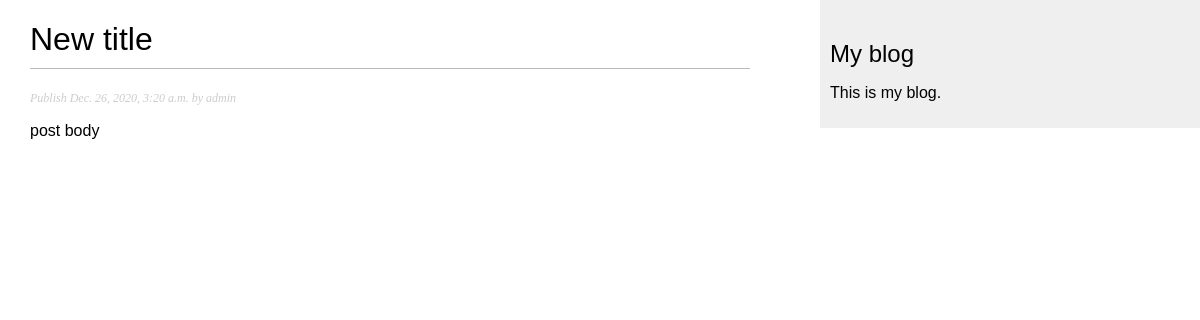
The app's page /blog/2020/12/26/another-post/, older data.
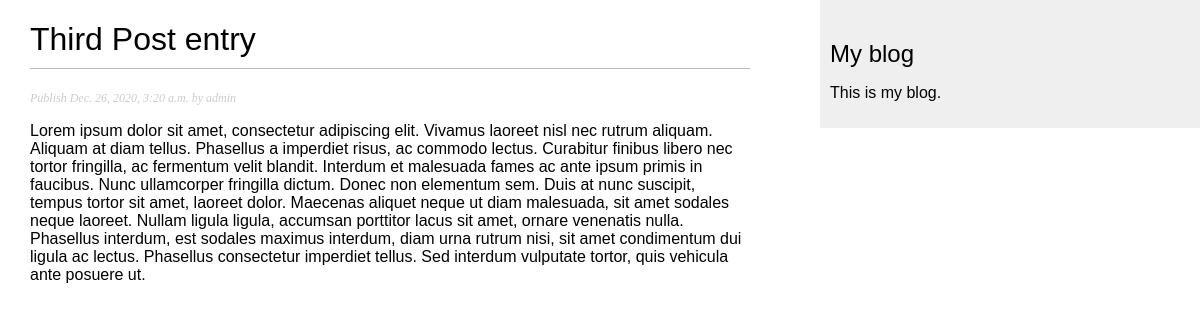
The same page, newer data.
### blog/models.py (models this page shows, shortened)
class Post(models.Model):
    STATUS_CHOICES = (
        ('draft', 'Draft'),
        ('published', 'Published'),
    )
    title = models.CharField(max_length=250)
    slug = models.SlugField(max_length=250,
                            unique_for_date='publish')
    author = models.ForeignKey(User,
                              on_delete=models.CASCADE,
                              related_name='blog_posts')
    body = models.TextField()
    publish = models.DateTimeField(default=timezone.now)
    created = models.DateTimeField(auto_now_add=True)
    updated = models.DateTimeField(auto_now=True)
    status = models.CharField(max_length=10,
                              choices=STATUS_CHOICES,
                              default='draft')
    objects = models.Manager() # The default manager.
    published = PublishedManager() # Our custom manager.
    class Meta:
        ordering = ('-publish',)

### blog/views.py (the view)
# urls.py: path('<int:year>/<int:month>/<int:day>/<slug:post>/', post_detail, name="post_detail"),
def post_detail(request, year, month, day, post):
    post = get_object_or_404(Post, slug=post,
                                   status='published',
                                   publish__year=year,
                                   publish__month=month,
                                   publish__day=day)
    return render(request,
                  'blog/post/detail.html',
                  {'post': post})

### blog/templates/blog/post/detail.html (shortened to what this page needs)
{% extends "blog/base.html" %}
{% block content %}
  <h1>{{ post.title }}</h1>
  <p class="date"> Publish {{ post.publish }} by {{ post.author }}
    </p>
    {{ post.body|linebreaks }}
    {% endblock %}

Row changes from the older to the newer data that the page shows:
changed Post "admin": title "New title" → "Third Post entry"; body "post body" → "Lorem ipsum dolor sit amet, consectetur adipiscing elit. Vivamus laoreet nisl nec rutrum aliquam. Aliquam at diam tellus. Phasellus a imperdiet risus, ac commodo lectus. Curabitur finibus libero nec tortor fringilla, ac fermentum velit blandit. Interdum et malesuada fames ac ante ipsum primis in faucibus. Nunc ullamcorper fringilla dictum. Donec non elementum sem. Duis at nunc suscipit, tempus tortor sit amet, laoreet dolor. Maecenas aliquet neque ut diam malesuada, sit amet sodales neque laoreet. Nullam ligula ligula, accumsan porttitor lacus sit amet, ornare venenatis nulla. Phasellus interdum, est sodales maximus interdum, diam urna rutrum nisi, sit amet condimentum dui ligula ac lectus.…"
